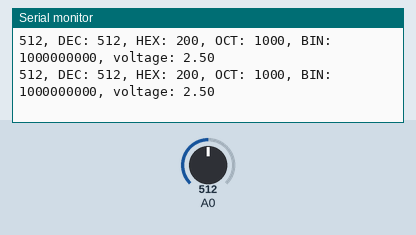
Recording of a sketch running on a simulated Arduino Uno, built with avr-gcc and run on an emulated ATmega328P. Shown: the last lines printed to the serial monitor. The test bench sets the inputs (shaded band); at power-on: A0 = 512.

Above: at 1.2 s.
1.3 s: A0 set to 716
At 1.48 s:
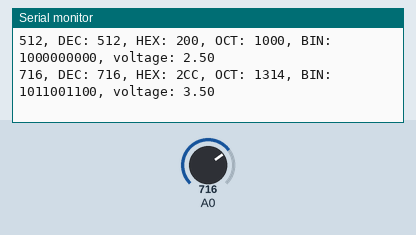
3.3 s: A0 set to 511
At 3.46 s:
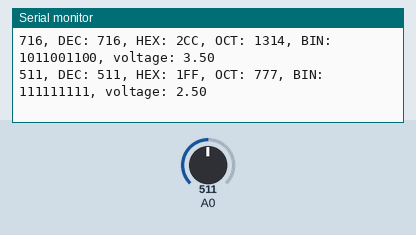
5.3 s: A0 set to 306
At 5.31 s:
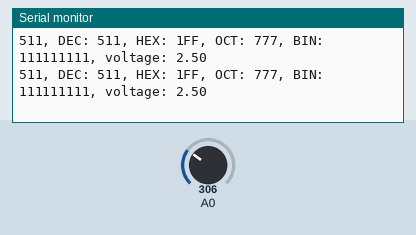
8.3 s: A0 set to 122
At 8.47 s:
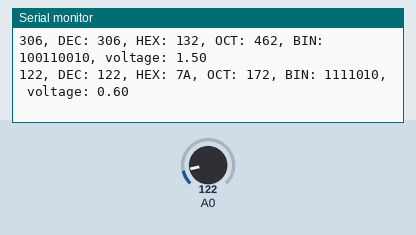
10.3 s: A0 set to 0
At 10.31 s:
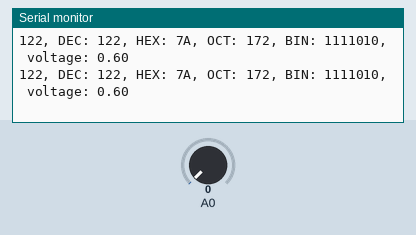
13.3 s: A0 set to 900
At 13.45 s:
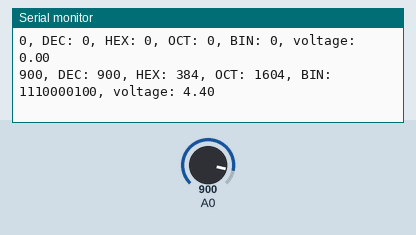
Timing chart, 0 to 16.3 s (numbered marks = the images above; inputs shaded):
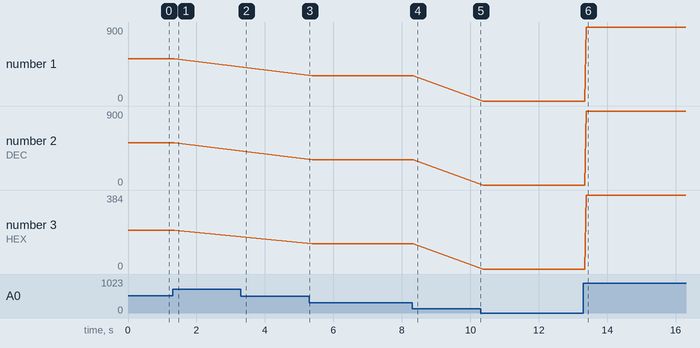

The sketch:

main.ino
```cpp
/*
  Analog input reads an analog input on analog in 0, prints the value out.
  created 24 March 2006
  by Tom Igoe
  */

int analogValue = 0;    // variable to hold the analog value

void setup() {
  // open the serial port at 9600 bps:
  Serial.begin(9600);
}

void loop() {
  // read the analog input on pin 0:
  analogValue = analogRead(0);
  float voltage = 5.0 * (analogValue / 1023.0);
  // print it out in many formats:
  Serial.print(analogValue);       // print as an ASCII-encoded decimal
  Serial.print(", DEC: ");
  Serial.print(analogValue, DEC);  // print as an ASCII-encoded decimal
  Serial.print(", HEX: ");
  Serial.print(analogValue, HEX);  // print as an ASCII-encoded hexadecimal
  Serial.print(", OCT: ");
  Serial.print(analogValue, OCT);  // print as an ASCII-encoded octal
  Serial.print(", BIN: ");
  Serial.print(analogValue, BIN);  // print as an ASCII-encoded binary
  Serial.print(", voltage: ");
  Serial.println(voltage);  // print as an ASCII-encoded binary
  // delay 10 milliseconds before the next reading:
  delay(10);
}
```

Measured:
- after the input at 1.3 s, the serial monitor: prints a new line after 0.11 s (image 1)
- after the input at 3.3 s, the serial monitor: prints a new line after 0.10 s (image 2)
- after the input at 8.3 s, the serial monitor: prints a new line after 0.11 s (image 4)
- after the input at 13.3 s, the serial monitor: prints a new line after 0.09 s (image 6)
- plotted number 1: 512 → 306 after the input at 5.3 s, 306 → 0 after the input at 10.3 s, 0 → 900 after the input at 13.3 s
- plotted number 2: 512 → 306 after the input at 5.3 s, 306 → 0 after the input at 10.3 s, 0 → 900 after the input at 13.3 s
- plotted number 3: 200 → 132 after the input at 5.3 s, 132 → 0 after the input at 10.3 s, 0 → 384 after the input at 13.3 s
